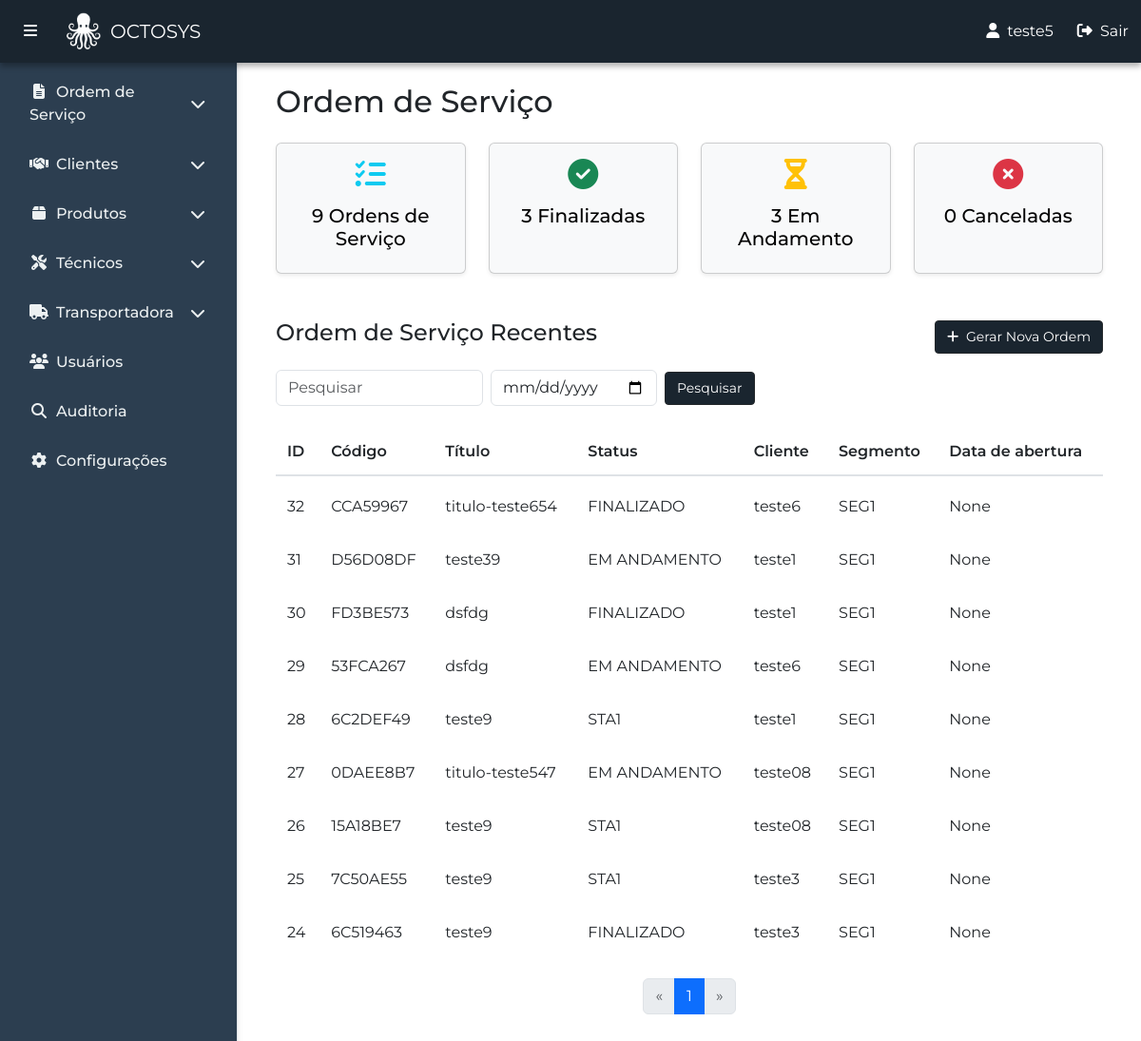
Before: /pt-br/painel/ (signed in) with the older database file.
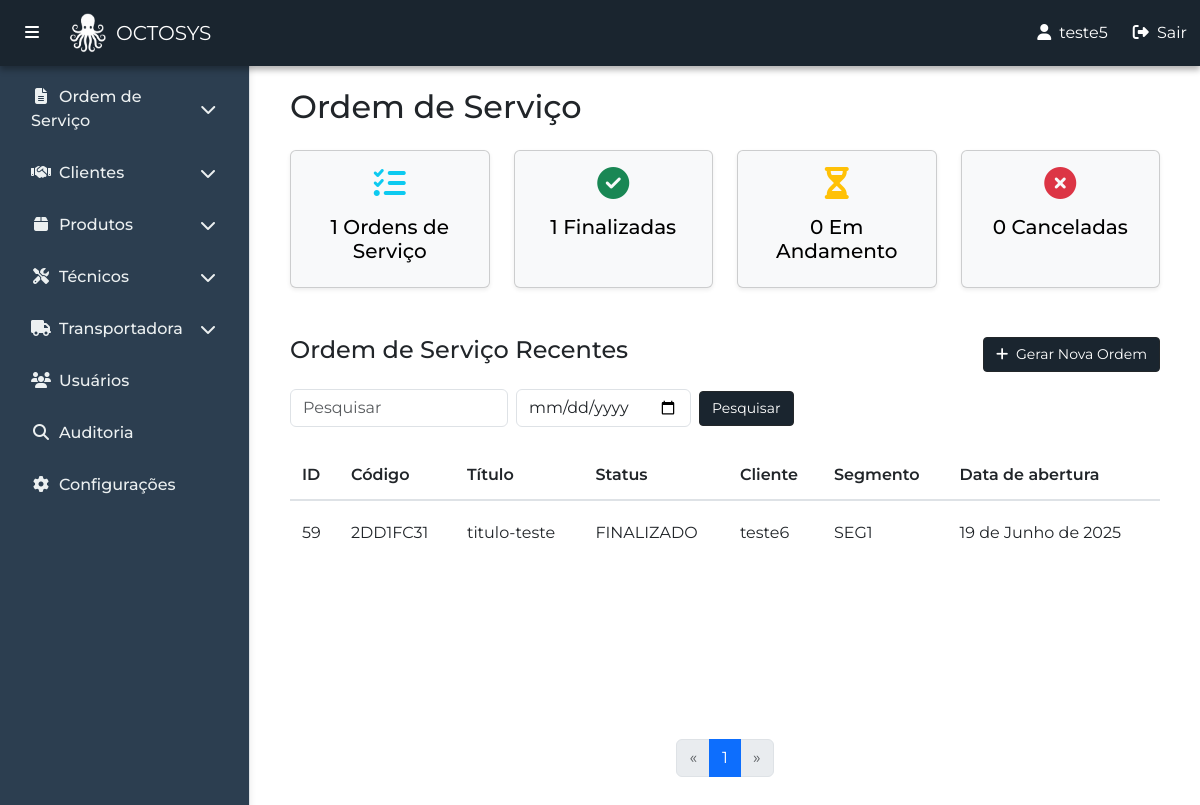
After: the same page with the newer database file.
### ordem_servico/models.py (models this page shows, shortened)
class OrdemServico(models.Model):
    codigo = models.CharField(max_length=20, unique=True, blank=True, null=True)
    titulo = models.CharField(max_length=100)
    data_abertura = models.DateField()
    n_cliente = models.ForeignKey(Cliente, on_delete=models.CASCADE)
    digitador = models.ForeignKey(User, on_delete=models.CASCADE)
    unidade = models.ForeignKey(Unidade, on_delete=models.CASCADE)
    segmento = models.ForeignKey(Segmento, on_delete=models.CASCADE)
    status = models.ForeignKey(Status, on_delete=models.CASCADE)
    solicitante = models.CharField(max_length=100)
    n_proposta = models.IntegerField()
    n_desenho = models.IntegerField()
    n_art = models.IntegerField()
    obra_inicio = models.DateField()
    obra_termino = models.DateField()
    obra_nome = models.CharField(max_length=100)
    municipio = models.CharField(max_length=100)
    uf = models.CharField(max_length=2, choices=ESTADOS, default='RJ', blank=False, null=False)
    uc_os = models.CharField(max_length=100)
    oc = models.CharField(max_length=100)
    descricao = models.TextField(blank=True, null=True)
    arquivo = models.FileField(upload_to='anexos/')

class Status(models.Model):
    nome = models.CharField(max_length=100)
    def __str__(self):
        return self.nome

class Segmento(models.Model):
    nome = models.CharField(max_length=100)
    def __str__(self):
        return self.nome

### clientes/models.py (models this page shows, shortened)
class Cliente(models.Model):
    codigo = models.CharField(max_length=20, unique=True, blank=True, null=True)
    nome_cliente = models.CharField(max_length=100)
    nome_fantasia = models.CharField(max_length=100, blank=True)
    data_inclusao = models.DateTimeField()
    cnpj_cpf = models.CharField(max_length=18, unique=True)
    inscricao_estadual = models.CharField(max_length=50)
    inscricao_municipal = models.CharField(max_length=50)
    email1 = models.EmailField()
    email2 = models.EmailField(blank=True, null=True)
    telefone1 = models.CharField(max_length=20, blank=True)
    telefone2 = models.CharField(max_length=20, blank=True)
    celular1 = models.CharField(max_length=20, blank=True)
    celular2 = models.CharField(max_length=20, blank=True)
    atividade = models.ForeignKey(Atividade, on_delete=models.SET_NULL, blank=False, null=True)
    segmento = models.ForeignKey(Segmento, on_delete=models.SET_NULL, blank=False, null=True)
    observacao = models.TextField(blank=True, null=True)
    logradouro_real = models.CharField(max_length=100, blank=False)
    numero_real = models.CharField(max_length=10, blank=False)
    complemento_real = models.CharField(max_length=50, blank=True)
    bairro_real = models.CharField(max_length=50, blank=False)
    cidade_real = models.CharField(max_length=50, blank=False)
    estado_real = models.CharField(max_length=2, choices=ESTADOS, default='RJ', blank=False, null=False)
    cep_real = models.CharField(max_length=10, blank=False)
    logradouro_cobranca = models.CharField(max_length=100, blank=True)
    numero_cobranca = models.CharField(max_length=10, blank=True)
    complemento_cobranca = models.CharField(max_length=50, blank=True)
    bairro_cobranca = models.CharField(max_length=50, blank=True)
    cidade_cobranca = models.CharField(max_length=50, blank=True)
    estado_cobranca = models.CharField(max_length=2, choices=ESTADOS, blank=True, null=True)
    cep_cobranca = models.CharField(max_length=10, blank=True)
    def __str__(self):
        return f"{self.nome_cliente}"

### principal/views.py (the view, shortened to what this page needs)
# urls.py: path('', views.home, name='home'),
@login_required
def home(request):
    pesquisa = request.GET.get('pesquisa', '')
    data_abertura = request.GET.get('data_abertura', '')
    ordens = OrdemServico.objects.all().order_by('-id')
    cliente = Cliente.objects.count()
    qtd_ordem = OrdemServico.objects.count()
    cancelada = Status.objects.annotate(nome_lower=Lower('nome')).filter(
    nome_lower__in=['cancelada', 'cancelado']
    ).first()
    finalizada = Status.objects.annotate(nome_lower=Lower('nome')).filter(
    nome_lower__in=['finalizada', 'finalizado']
    ).first()
    em_andamento = Status.objects.annotate(nome_lower=Lower('nome')).filter(nome_lower='em andamento').first()
    qtd_canceladas = OrdemServico.objects.filter(status=cancelada).count() if cancelada else 0
    qtd_finalizadas = OrdemServico.objects.filter(status=finalizada).count() if finalizada else 0
    qtd_andamento = OrdemServico.objects.filter(status=em_andamento).count() if em_andamento else 0
    if data_abertura:
        ordens = ordens.filter(data_abertura__date=data_abertura)
    paginator = Paginator(ordens, 10)
    page_number = request.GET.get('page')
    page_obj = paginator.get_page(page_number)
    return render(request, 'principal/home.html', {
        'page_obj': page_obj,
        'pesquisa': pesquisa,
        'data_abertura': data_abertura,
        'clientes': cliente,
        'ordens': ordens,
        'qtd_ordem':qtd_ordem,
        'qtd_canceladas': qtd_canceladas,
        'qtd_finalizadas': qtd_finalizadas,
        'qtd_andamento': qtd_andamento
        })

### principal/templates/principal/home.html (shortened to what this page needs)
{% extends 'principal/base.html' %}
{% block content %}
<div class="container my-4">
  <h2 class="mb-4">Ordem de Serviço</h2>
  <div class="row row-cols-1 row-cols-md-4 g-4 mb-5">
    <div class="col">
      <a href="" class="text-decoration-none">
        <div class="card text-bg-light h-100 shadow-sm text-center hover-shadow">
          <div class="card-body">
            <i class="fas fa-tasks fa-2x mb-3 text-info"></i>
            <h5 class="card-title">{{ qtd_ordem }} Ordens de Serviço</h5>
          </div>
        </div>
      </a>
    </div>
    <div class="col">
      <a href="" class="text-decoration-none">
        <div class="card text-bg-light h-100 shadow-sm text-center hover-shadow">
          <div class="card-body">
            <i class="fas fa-check-circle fa-2x mb-3 text-success"></i>
            <h5 class="card-title">{{ qtd_finalizadas }} Finalizadas</h5>
          </div>
        </div>
      </a>
    </div>
    <div class="col">
      <a href="" class="text-decoration-none">
        <div class="card text-bg-light h-100 shadow-sm text-center hover-shadow">
          <div class="card-body">
            <i class="fas fa-hourglass-half fa-2x mb-3 text-warning"></i>
            <h5 class="card-title">{{ qtd_andamento }} Em Andamento</h5>
          </div>
        </div>
      </a>
    </div>
    <div class="col">
      <a href="" class="text-decoration-none">
        <div class="card text-bg-light h-100 shadow-sm text-center hover-shadow">
          <div class="card-body">
            <i class="fas fa-times-circle fa-2x mb-3 text-danger"></i>
            <h5 class="card-title">{{ qtd_canceladas }} Canceladas</h5>
          </div>
        </div>
      </a>
    </div>
  </div>
  <div class="d-flex justify-content-between align-items-center mb-3">
    <h4>Ordem de Serviço Recentes</h4>
    <a href="{% url 'ordem_servico:criar_os' %}" class="btn btn-dark-custom btn-sm w-auto">
      <i class="fas fa-plus me-1"></i> Gerar Nova Ordem
    </a>
  </div>
  <div class="table-responsive">
        <div class="mb-3 d-flex justify-content-between align-items-center">
            <form method="get" class="d-flex align-items-center gap-2">
                <input type="text" name="pesquisa" placeholder="Pesquisar" class="form-control w-auto"
                    value="{{ pesquisa|default:'' }}">
                <input type="date" name="data_abertura" class="form-control w-auto" value="{{ data_abertura|default:'' }}">
                <button type="submit" class="btn btn-dark-custom btn-sm w-auto">
                    Pesquisar
                </button>
            </form>
        </div>
        <div class="table-pagination-container">
            <table class="table table-hover custom-table">
                <thead class="custom-thead">
                    <tr>
                        <th>ID</th>
                        <th scope="col">Código</th>
                        <th scope="col">Título</th>
                        <th scope="col">Status</th>
                        <th scope="col">Cliente</th>
                        <th scope="col">Segmento</th>
                        <th scope="col">Data de abertura</th>
                    </tr>
                </thead>
                <tbody>
                    {% for ordem in page_obj %}
                    <tr data-bs-toggle="modal"
                        data-bs-target="#modalOrdem{{ ordem.id }}"
                        style="cursor: pointer;">
                        <td>{{ ordem.id}}</td>
                        <td>{{ ordem.codigo}}</td>
                        <td>{{ ordem.titulo}}</td>
                        <td>{{ ordem.status }}</td>
                        <td>{{ ordem.n_cliente }}</td>
                        <td>{{ ordem.segmento }}</td>
                        <td>{{ ordem.data_abertura }}</td>
                    </tr>
                    {% empty %}
                    <tr>
                        <td colspan="4">Nenhuma ordem de serviço encontrada encontrado.</td>
                    </tr>
                    {% endfor %}
                </tbody>
            </table>
            <nav aria-label="Navegação de página">
                <ul class="pagination justify-content-center">
                    {% if page_obj.has_previous %}
                    <li class="page-item">
                        <a class="page-link" href="?{% if pesquisa %}pesquisa={{ pesquisa }}&{% endif %}page={{ page_obj.previous_page_number }}" aria-label="Anterior">
                            <span aria-hidden="true">&laquo;</span>
                        </a>
                    </li>
                    {% else %}
                    <li class="page-item disabled">
                        <span class="page-link">&laquo;</span>
                    </li>
                    {% endif %}
                    {% for num in page_obj.paginator.page_range %}
                        {% if num == page_obj.number %}
                            <li class="page-item active">
                                <span class="page-link">{{ num }}</span>
                            </li>
                        {% else %}
                            <li class="page-item">
                                <a class="page-link" href="?{% if pesquisa %}pesquisa={{ pesquisa }}&{% endif %}page={{ num }}">{{ num }}</a>
                            </li>
                        {% endif %}
                    {% endfor %}
                    {% if page_obj.has_next %}
                    <li class="page-item">
                        <a class="page-link" href="?{% if pesquisa %}pesquisa={{ pesquisa }}&{% endif %}page={{ page_obj.next_page_number }}" aria-label="Próximo">
                            <span aria-hidden="true">&raquo;</span>
                        </a>
                    </li>
                    {% else %}
                    <li class="page-item disabled">
                        <span class="page-link">&raquo;</span>
                    </li>
                    {% endif %}
                </ul>
            </nav>
        </div>
    </div>
{% endblock %}

### principal/templates/principal/base.html (shortened to what this page needs)
{% load static %}
<!DOCTYPE html>
<html lang="pt-br">
<head>
  <link href="https://cdn.jsdelivr.net/npm/bootstrap@5.3.0/dist/css/bootstrap.min.css" rel="stylesheet" />
  <link rel="stylesheet" href="https://cdnjs.cloudflare.com/ajax/libs/font-awesome/6.5.0/css/all.min.css" />
</head>
<body>
  <nav class="navbar navbar-expand-lg navbar-light custom-navbar fixed-top">
    <div class="container-fluid">
      <button class="btn btn-link text-white me-3" id="toggleSidebar">
        <i class="fas fa-bars"></i>
      </button>
      <a class="navbar-brand d-flex align-items-center" href="{% url 'home' %}">
        <img src="{% static 'principal/img/logo.png' %}" alt="" width="40" height="40"
          class="me-2 d-inline-block align-text-top">
          OCTOSYS
      </a>
      <div class="collapse navbar-collapse" id="navbarMenu">
        <ul class="navbar-nav ms-auto d-flex align-items-center">
          <li class="nav-item me-3">
            <span class="nav-link text-white"><i class="fa fa-user me-2"></i>{{ user.username }}</span>
          </li>
          <li class="nav-item">
            <form action="{% url 'logout' %}" method="post" class="m-0 p-0">
              <button type="submit" class="btn btn-link text-white p-0 m-0" style="text-decoration: none;">
                <i class="fas fa-sign-out-alt me-1"></i> Sair
              </button>
            </form>
          </li>
        </ul>
      </div>
    </div>
  </nav>
  <div class="sidebar" id="sidebar">
    <ul class="nav flex-column px-3">
      <li class="nav-item mb-2">
        <a class="nav-link d-flex justify-content-between align-items-center" href="#OsSubmenu" data-bs-toggle="collapse" aria-expanded="false">
          <span><i class="fas fa-file-alt me-2"></i>Ordem de Serviço</span>
          <i class="fas fa-chevron-down"></i>
        </a>
      </li>
      <li class="nav-item mb-2">
        <a class="nav-link d-flex justify-content-between align-items-center" href="#clientesSubmenu" data-bs-toggle="collapse" aria-expanded="false">
          <span><i class="fas fa-handshake me-2"></i>Clientes</span>
          <i class="fas fa-chevron-down"></i>
        </a>
      </li>
      <li class="nav-item mb-2">
        <a class="nav-link d-flex justify-content-between align-items-center" href="#produtosSubmenu" data-bs-toggle="collapse" aria-expanded="false">
          <span><i class="fas fa-box me-2"></i>Produtos</span>
          <i class="fas fa-chevron-down"></i>
        </a>
      </li>
      <li class="nav-item mb-2">
        <a class="nav-link d-flex justify-content-between align-items-center" href="#tecnicosSubmenu" data-bs-toggle="collapse" aria-expanded="false">
          <span><i class="fas fa-tools me-2"></i>Técnicos</span>
          <i class="fas fa-chevron-down"></i>
        </a>
      </li>
      <li class="nav-item mb-2">
        <a class="nav-link d-flex justify-content-between align-items-center" href="#transportadoraSubmenu" data-bs-toggle="collapse" aria-expanded="false">
          <span><i class="fas fa-truck me-2"></i>Transportadora</span>
          <i class="fas fa-chevron-down"></i>
        </a>
      </li>
      <li class="nav-item mb-2">
        <a class="nav-link" href="{% url 'usuarios' user.username %}"><i class="fas fa-users me-2"></i>Usuários</a>
      </li>
      <li class="nav-item mb-2">
        <a class="nav-link" href="{% url 'atividades:ver_atividades' %}"><i class="fas fa-search me-2"></i>Auditoria</a>
      </li>
      <li class="nav-item mb-2">
          <a class="nav-link" href="{% url 'configuracoes' %}"><i class="fas fa-cog me-2"></i>Configurações</a>
      </li>
    </ul>
  </div>
  <div class="content" id="mainContent">
    <div class="container pt-5">
    {% block content %}{% endblock %}
</div>
  </div>
</body>
</html>

Changed rows visible on the page:
removed OrdemServico: id "32", codigo "CCA59967", titulo "titulo-teste654", status "FINALIZADO", n_cliente "teste6", segmento "SEG1", data_abertura "None"
removed OrdemServico: id "31", codigo "D56D08DF", titulo "teste39", status "EM ANDAMENTO", n_cliente "teste1", segmento "SEG1", data_abertura "None"
removed OrdemServico: id "30", codigo "FD3BE573", titulo "dsfdg", status "FINALIZADO", n_cliente "teste1", segmento "SEG1", data_abertura "None"
removed OrdemServico: id "29", codigo "53FCA267", titulo "dsfdg", status "EM ANDAMENTO", n_cliente "teste6", segmento "SEG1", data_abertura "None"
removed OrdemServico: id "28", codigo "6C2DEF49", titulo "teste9", status "STA1", n_cliente "teste1", segmento "SEG1", data_abertura "None"
removed OrdemServico: id "27", codigo "0DAEE8B7", titulo "titulo-teste547", status "EM ANDAMENTO", n_cliente "teste08", segmento "SEG1", data_abertura "None"
removed OrdemServico: id "26", codigo "15A18BE7", titulo "teste9", status "STA1", n_cliente "teste08", segmento "SEG1", data_abertura "None"
removed OrdemServico: id "25", codigo "7C50AE55", titulo "teste9", status "STA1", n_cliente "teste3", segmento "SEG1", data_abertura "None"
removed OrdemServico: id "24", codigo "6C519463", titulo "teste9", status "FINALIZADO", n_cliente "teste3", segmento "SEG1", data_abertura "None"
added OrdemServico: id "59", codigo "2DD1FC31", titulo "titulo-teste", status "FINALIZADO", n_cliente "teste6", segmento "SEG1", data_abertura "19 de Junho de 2025"
Other visible differences:
{{ qtd_ordem }}: "9" → "1"
{{ qtd_finalizadas }}: "3" → "1"
{{ qtd_andamento }}: "3" → "0"
